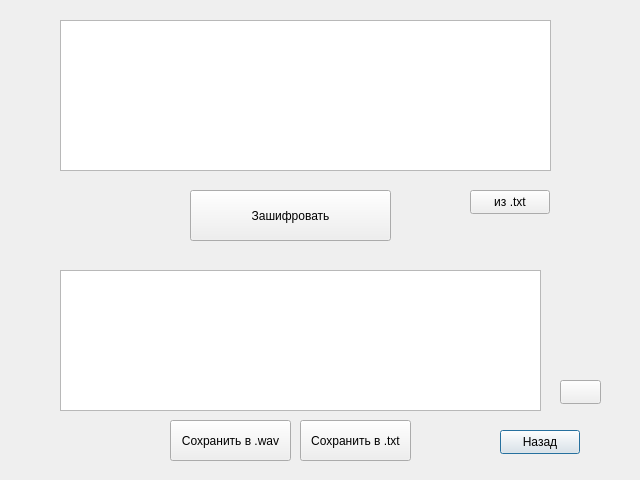
<?xml version="1.0" encoding="UTF-8"?>
<ui version="4.0">
 <class>Encriptor</class>
 <widget class="QDialog" name="Encriptor">
  <property name="geometry">
   <rect>
    <x>0</x>
    <y>0</y>
    <width>640</width>
    <height>480</height>
   </rect>
  </property>
  <property name="windowTitle">
   <string>Dialog</string>
  </property>
  <widget class="QPushButton" name="Cancel">
   <property name="geometry">
    <rect>
     <x>500</x>
     <y>430</y>
     <width>80</width>
     <height>24</height>
    </rect>
   </property>
   <property name="text">
    <string>Назад</string>
   </property>
  </widget>
  <widget class="QPushButton" name="PlaySound">
   <property name="geometry">
    <rect>
     <x>560</x>
     <y>380</y>
     <width>41</width>
     <height>24</height>
    </rect>
   </property>
   <property name="text">
    <string/>
   </property>
  </widget>
  <widget class="QPushButton" name="FromTXT">
   <property name="geometry">
    <rect>
     <x>470</x>
     <y>190</y>
     <width>80</width>
     <height>24</height>
    </rect>
   </property>
   <property name="text">
    <string>из .txt</string>
   </property>
  </widget>
  <widget class="QTextEdit" name="OriginalText">
   <property name="geometry">
    <rect>
     <x>60</x>
     <y>20</y>
     <width>491</width>
     <height>151</height>
    </rect>
   </property>
   <property name="font">
    <font>
     <pointsize>14</pointsize>
    </font>
   </property>
  </widget>
  <widget class="QPushButton" name="SaveResultWAV">
   <property name="geometry">
    <rect>
     <x>170</x>
     <y>420</y>
     <width>121</width>
     <height>41</height>
    </rect>
   </property>
   <property name="text">
    <string>Сохранить в .wav</string>
   </property>
  </widget>
  <widget class="QPushButton" name="EncodeButton">
   <property name="geometry">
    <rect>
     <x>190</x>
     <y>190</y>
     <width>201</width>
     <height>51</height>
    </rect>
   </property>
   <property name="text">
    <string>Зашифровать</string>
   </property>
  </widget>
  <widget class="QPushButton" name="SaveResultTXT">
   <property name="geometry">
    <rect>
     <x>300</x>
     <y>420</y>
     <width>111</width>
     <height>41</height>
    </rect>
   </property>
   <property name="text">
    <string>Сохранить в .txt</string>
   </property>
  </widget>
  <widget class="QTextEdit" name="EncoderedText">
   <property name="geometry">
    <rect>
     <x>60</x>
     <y>270</y>
     <width>481</width>
     <height>141</height>
    </rect>
   </property>
   <property name="font">
    <font>
     <pointsize>14</pointsize>
    </font>
   </property>
  </widget>
 </widget>
 <resources/>
 <connections/>
</ui>
